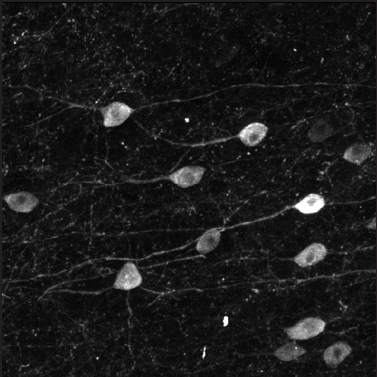
%> input picture 1.tif, 377 x 377 px
$ octave --eval "result = CELL_POINTER('1.tif');"   (GNU Octave 9; MATLAB toolbox functions it lacks are replaced by stand-ins)
%> lines starting %> are read from the running program, lines starting %| are printed output that depends on the picture; in (x1, y1, x2, y2) boxes, pixels count from 0 and x2, y2 are one past the last pixel; in counts of white or black regions, pixels touching at a corner belong together; the program's own positions count from 1
function[orig ,cell_list] = CELL_POINTER(filename)
%> called with filename = '1.tif'

img = imread(filename);
img = img(:,:,1:3);
img = rgb2gray(img);
%> img: size 377x377 uint8
img = im2double(img);
%> img: size 377x377 double
orig = img;

img = imadjust(img);
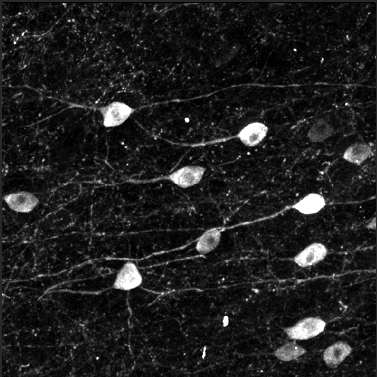
%> img: size 377x377 double; min 0, max 1, mean 0.123
% figure;imshow(img)
% title('increase contrast 1')

img = imbinarize(img);
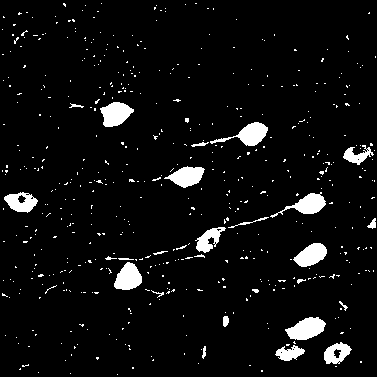
%> img: size 377x377 logical; 5.3% white; 527 white regions (500 under 20 px), largest, box (x1, y1, x2, y2) and area: (285, 317, 326, 340) 617, (100, 102, 134, 127) 569, (210, 122, 268, 146) 567
% figure; imshow(img)
% title('Binarize 1')

H = fspecial('gaussian', 60, 6);
img = filter2(H, img);
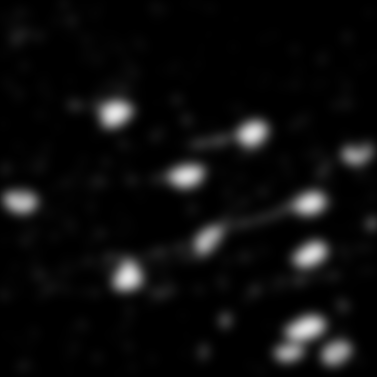
%> img: size 377x377 double; min 0, max 0.901, mean 0.0529
% figure;imshow(img)
% title('Blur 1')

img = imadjust(img);
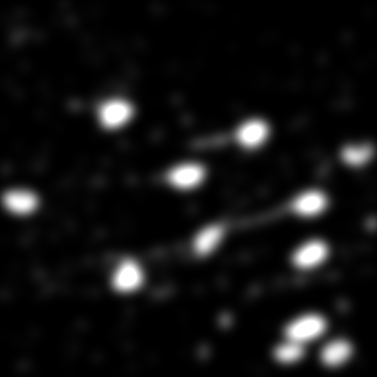
%> img: size 377x377 double; min 0, max 1, mean 0.0755
% figure;imshow(img)
% title('increase contrast 2')

img = imbinarize(img, 0.6);
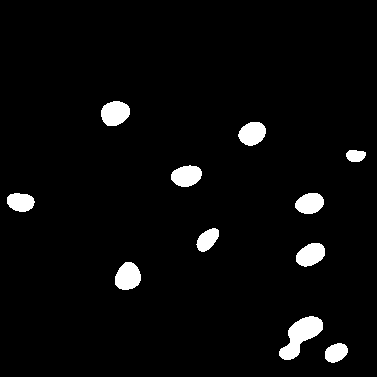
%> img: size 377x377 logical; 3.8% white; 11 white regions, largest, box (x1, y1, x2, y2) and area: (279, 316, 323, 360) 953, (101, 101, 130, 126) 568, (115, 262, 141, 290) 562
% figure; imshow(img)
% title('Binarize 2')

% Store various info for each polyshape
stats = regionprops(img,'centroid', 'area','MajorAxisLength','MinorAxisLength');
%> stats = 11 regions; largest, Area, Centroid, MajorAxisLength and MinorAxisLength: 953 [301.4 336.4] 58.48 23.86, 568 [115.6 113.8] 29.91 24.3, 562 [128.5 277.2] 28.94 24.98, 515 [187.1 176.5] 31.52 20.91, 512 [311.2 255.3] 31.58 20.71
area = cat(1,stats.Area);
%> area = [415; 568; 562; 515; 357; 504; 953; 472; 512; 343; 194]
coord = cat(1,stats.Centroid);
%> coord = [21.21 202.7; 115.6 113.8; 128.5 277.2; 187.1 176.5; 208.1 240.3; 252.9 134.2; 301.4 336.4; 310.4 204; 311.2 255.3; 336.7 353.3; 356.2 156.3]
MaL = cat(1,stats.MajorAxisLength);
%> MaL = [28.39; 29.91; 28.94; 31.52; 28.38; 28.51; 58.48; 29.38; 31.58; 24.86; 20.37]
MiL = cat(1,stats.MinorAxisLength);
%> MiL = [18.75; 24.3; 24.98; 20.91; 16.15; 22.58; 23.86; 20.52; 20.71; 17.65; 12.37]
blot_info = [area coord MaL MiL];
%> blot_info = 11 rows, first 8: [415 21.21 202.7 28.39 18.75; 568 115.6 113.8 29.91 24.3; 562 128.5 277.2 28.94 24.98; 515 187.1 176.5 31.52 20.91; 357 208.1 240.3 28.38 16.15; 504 252.9 134.2 28.51 22.58; 953 301.4 336.4 58.48 23.86; 472 310.4 204 29.38 20.52]
%> (the run ends here)

$ run again, on 10.tif
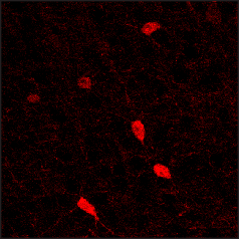
%> input picture 10.tif, 239 x 239 px
%> in CELL_POINTER, `img = imadjust(img);`:
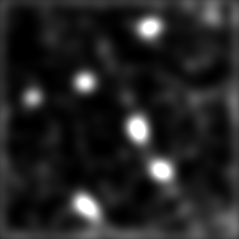
%> img: size 239x239 double; min 0, max 1, mean 0.142
%> in CELL_POINTER, `img = imbinarize(img, 0.6);`:
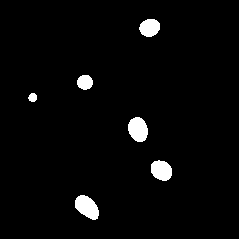
%> img: size 239x239 logical; 2.9% white; 6 white regions, box (x1, y1, x2, y2) and area: (75, 195, 99, 220) 408, (128, 117, 148, 142) 386, (151, 160, 172, 181) 344, (139, 19, 160, 37) 294, (77, 75, 93, 90) 190, (28, 93, 37, 102) 63
%> stats = 6 regions; Area, Centroid, MajorAxisLength and MinorAxisLength: 408 [87.6 207.7] 29.62 17.72, 386 [138.7 130] 25.67 19.22, 344 [162 171] 23.34 18.84, 294 [150.3 28.3] 21.21 17.72, 190 [85.5 82.9] 16.13 15.06, 63 [33.3 98.1] 9.27 8.78
%> area = [63; 408; 190; 386; 294; 344]
%> coord = [33.3 98.06; 87.6 207.7; 85.54 82.86; 138.7 130; 150.3 28.29; 162 171]
%> MaL = [9.27; 29.62; 16.13; 25.67; 21.21; 23.34]
%> MiL = [8.78; 17.72; 15.06; 19.22; 17.72; 18.84]
%> blot_info = [63 33.3 98.06 9.27 8.78; 408 87.6 207.7 29.62 17.72; 190 85.54 82.86 16.13 15.06; 386 138.7 130 25.67 19.22; 294 150.3 28.29 21.21 17.72; 344 162 171 23.34 18.84]

$ run again, on 11.tif
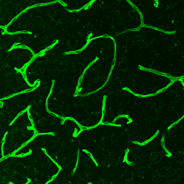
%> input picture 11.tif, 184 x 184 px
%> in CELL_POINTER, `img = imadjust(img);`:
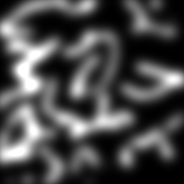
%> img: size 184x184 double; min 0, max 1, mean 0.298
%> in CELL_POINTER, `img = imbinarize(img, 0.6);`:
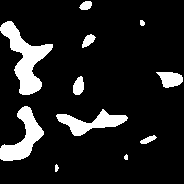
%> img: size 184x184 logical; 12.2% white; 11 white regions (1 under 20 px), largest, box (x1, y1, x2, y2) and area: (0, 21, 53, 95) 1490, (0, 106, 44, 161) 1034, (56, 109, 128, 136) 818
%> stats = 11 regions; largest, Area, Centroid, MajorAxisLength and MinorAxisLength: 1490 [26.1 59.2] 81.01 38.19, 1034 [23.8 138.5] 66.26 32.04, 818 [92 123] 76.25 20.42, 300 [171.1 79.7] 25.19 16.21, 159 [79.2 86.8] 19.33 10.67
%> area = [1490; 1034; 23; 818; 159; 88; 111; 19; 25; 80; 300]
%> coord = [26.05 59.18; 23.84 138.5; 57.13 168.7; 91.96 123; 79.2 86.78; 86.53 6.12; 89.01 41.17; 126.7 157.8; 142.8 23.56; 148.8 140.3; 171.1 79.67]
%> MaL = [81.01; 66.26; 7.97; 76.25; 19.33; 13.33; 16.75; 5.96; 6.56; 18.13; 25.19]
%> MiL = [38.19; 32.04; 3.94; 20.42; 10.67; 8.51; 8.76; 4.27; 5; 5.78; 16.21]
%> blot_info = 11 rows, first 8: [1490 26.05 59.18 81.01 38.19; 1034 23.84 138.5 66.26 32.04; 23 57.13 168.7 7.97 3.94; 818 91.96 123 76.25 20.42; 159 79.2 86.78 19.33 10.67; 88 86.53 6.12 13.33 8.51; 111 89.01 41.17 16.75 8.76; 19 126.7 157.8 5.96 4.27]

$ run again, on 12.tif
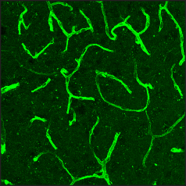
%> input picture 12.tif, 186 x 186 px
%> in CELL_POINTER, `img = imadjust(img);`:
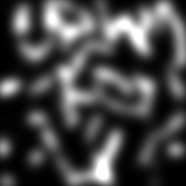
%> img: size 186x186 double; min 0, max 1, mean 0.284
%> in CELL_POINTER, `img = imbinarize(img, 0.6);`:
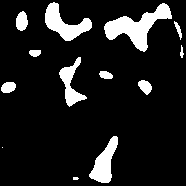
%> img: size 186x186 logical; 11.6% white; 13 white regions (2 under 20 px), largest, box (x1, y1, x2, y2) and area: (104, 3, 172, 52) 1273, (45, 2, 92, 41) 811, (89, 136, 118, 183) 669
%> stats = 13 regions; largest, Area, Centroid, MajorAxisLength and MinorAxisLength: 1273 [137.6 27.1] 71.77 35.5, 811 [65.2 24.4] 55.31 28.78, 669 [105.3 163.6] 52.24 19.31, 525 [71.6 84.4] 53.33 22.28, 183 [22.4 21.9] 19.7 11.94
%> area = [133; 1; 183; 69; 811; 525; 16; 669; 87; 1273; 139; 60; 30]
%> coord = 13 rows, first 12: [8.95 87.93; 3 148; 22.37 21.91; 35.58 53.55; 65.24 24.39; 71.62 84.44; 76.19 179; 105.3 163.6; 106.4 75.64; 137.6 27.11; 145.8 87.27; 179 30.25]
%> MaL = [15.8; 1.15; 19.7; 12.53; 55.31; 53.33; 6.31; 52.24; 14.6; 71.77; 16.28; 19.85; 13.19]
%> MiL = [10.79; 1.15; 11.94; 7.28; 28.78; 22.28; 3.37; 19.31; 7.7; 35.5; 11.15; 4.26; 3.38]
%> blot_info = 13 rows, first 8: [133 8.95 87.93 15.8 10.79; 1 3 148 1.15 1.15; 183 22.37 21.91 19.7 11.94; 69 35.58 53.55 12.53 7.28; 811 65.24 24.39 55.31 28.78; 525 71.62 84.44 53.33 22.28; 16 76.19 179 6.31 3.37; 669 105.3 163.6 52.24 19.31]
